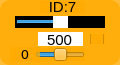
    <widget class="QWidget" name="widget_id7" native="true">
     <property name="geometry">
      <rect>
       <x>720</x>
       <y>490</y>
       <width>120</width>
       <height>65</height>
      </rect>
     </property>
     <property name="maximumSize">
      <size>
       <width>16777161</width>
       <height>16777215</height>
      </size>
     </property>
     <property name="styleSheet">
      <string notr="true">background-color: rgb(255, 170, 0, 200);
border-radius:10px;</string>
     </property>
     <widget class="QLabel" name="label_ID7">
      <property name="geometry">
       <rect>
        <x>40</x>
        <y>1</y>
        <width>45</width>
        <height>12</height>
       </rect>
      </property>
      <property name="minimumSize">
       <size>
        <width>0</width>
        <height>10</height>
       </size>
      </property>
      <property name="font">
       <font>
        <family>Arial</family>
        <pointsize>11</pointsize>
       </font>
      </property>
      <property name="styleSheet">
       <string notr="true">background-color: rgb(255, 255, 255， 0);
border-radius:0px;</string>
      </property>
      <property name="text">
       <string>ID:7</string>
      </property>
      <property name="alignment">
       <set>Qt::AlignCenter</set>
      </property>
     </widget>
     <widget class="QSlider" name="horizontalSlider_pulse_id7">
      <property name="geometry">
       <rect>
        <x>15</x>
        <y>16</y>
        <width>90</width>
        <height>12</height>
       </rect>
      </property>
      <property name="autoFillBackground">
       <bool>false</bool>
      </property>
      <property name="styleSheet">
       <string notr="true">QSlider{
	background: rgb(0, 0, 0);
	border-radius:0px;
}
QSlider::handle {/*设置中间的那个滑动的键*/                           background: rgb(255, 255, 255)}</string>
      </property>
      <property name="minimum">
       <number>0</number>
      </property>
      <property name="maximum">
       <number>1000</number>
      </property>
      <property name="pageStep">
       <number>1</number>
      </property>
      <property name="value">
       <number>500</number>
      </property>
      <property name="orientation">
       <enum>Qt::Horizontal</enum>
      </property>
     </widget>
     <widget class="QSlider" name="horizontalSlider_dev_id7">
      <property name="geometry">
       <rect>
        <x>35</x>
        <y>48</y>
        <width>50</width>
        <height>13</height>
       </rect>
      </property>
      <property name="styleSheet">
       <string notr="true">background-color: rgb(255, 255, 255， 0);</string>
      </property>
      <property name="minimum">
       <number>-125</number>
      </property>
      <property name="maximum">
       <number>125</number>
      </property>
      <property name="pageStep">
       <number>1</number>
      </property>
      <property name="orientation">
       <enum>Qt::Horizontal</enum>
      </property>
     </widget>
     <widget class="QLabel" name="label_id7">
      <property name="geometry">
       <rect>
        <x>10</x>
        <y>47</y>
        <width>30</width>
        <height>15</height>
       </rect>
      </property>
      <property name="minimumSize">
       <size>
        <width>0</width>
        <height>10</height>
       </size>
      </property>
      <property name="font">
       <font>
        <family>DejaVu Sans</family>
        <pointsize>10</pointsize>
       </font>
      </property>
      <property name="styleSheet">
       <string notr="true">background-color: rgb(255, 255, 255， 0);</string>
      </property>
      <property name="text">
       <string>0</string>
      </property>
      <property name="alignment">
       <set>Qt::AlignCenter</set>
      </property>
     </widget>
     <widget class="QLineEdit" name="lineEdit_id7">
      <property name="geometry">
       <rect>
        <x>38</x>
        <y>32</y>
        <width>45</width>
        <height>14</height>
       </rect>
      </property>
      <property name="sizePolicy">
       <sizepolicy hsizetype="Fixed" vsizetype="Fixed">
        <horstretch>0</horstretch>
        <verstretch>0</verstretch>
       </sizepolicy>
      </property>
      <property name="font">
       <font>
        <family>Arial</family>
        <pointsize>11</pointsize>
       </font>
      </property>
      <property name="autoFillBackground">
       <bool>false</bool>
      </property>
      <property name="styleSheet">
       <string notr="true">background-color: rgb(255, 255, 255);
border-radius:0px;</string>
      </property>
      <property name="text">
       <string>500</string>
      </property>
      <property name="maxLength">
       <number>1000</number>
      </property>
      <property name="alignment">
       <set>Qt::AlignCenter</set>
      </property>
      <property name="dragEnabled">
       <bool>false</bool>
      </property>
      <property name="readOnly">
       <bool>false</bool>
      </property>
     </widget>
     <widget class="QCheckBox" name="checkBox_id7">
      <property name="geometry">
       <rect>
        <x>90</x>
        <y>34</y>
        <width>15</width>
        <height>10</height>
       </rect>
      </property>
      <property name="text">
       <string/>
      </property>
     </widget>
    </widget>
